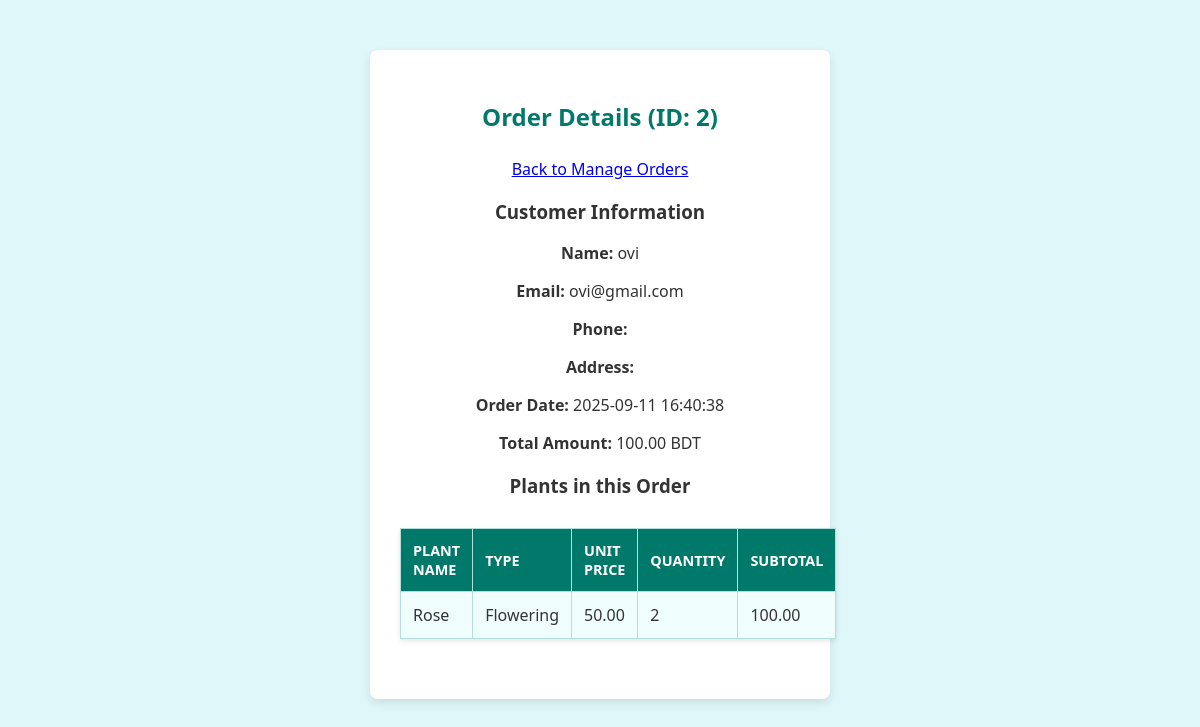
The page /view_order_details.php?order_id=2 (signed in) on the database its author committed.
### tables this page shows
CREATE TABLE `orders` (
  `OrderID` int(11) NOT NULL,
  `CustomerID` int(11) NOT NULL,
  `OrderDate` datetime DEFAULT current_timestamp(),
  `TotalAmount` decimal(10,2) NOT NULL,
  `PaymentMethod` varchar(50) NOT NULL,
  `Address` varchar(255) NOT NULL,
  `Phone` varchar(20) NOT NULL
);

CREATE TABLE `users` (
  `id` int(11) NOT NULL,
  `Name` varchar(100) DEFAULT NULL,
  `Email` varchar(100) NOT NULL,
  `Password` varchar(50) NOT NULL,
  `Phone` varchar(20) DEFAULT NULL,
  `Address` varchar(100) DEFAULT NULL
);

CREATE TABLE `orderdetails` (
  `OrderDetailID` int(11) NOT NULL,
  `OrderID` int(11) NOT NULL,
  `PlantID` int(11) NOT NULL,
  `Quantity` int(11) NOT NULL,
  `UnitPrice` decimal(10,2) NOT NULL
);

CREATE TABLE `plants` (
  `PlantID` int(11) NOT NULL,
  `Name` varchar(100) NOT NULL,
  `Type` varchar(50) DEFAULT NULL,
  `Price` decimal(10,2) DEFAULT NULL,
  `QuantityInStock` int(11) DEFAULT NULL
);

### view_order_details.php (the view, shortened to what this page needs)
<?php
include 'db.php';
$order_id = isset($_GET['order_id']) ? intval($_GET['order_id']) : 0;
$order_details = [];
$customer_info = [];
$total_amount = 0;
if ($order_id > 0) {
    $stmt = $conn->prepare("
        SELECT
            o.OrderID, o.OrderDate, o.TotalAmount,
            c.Name AS CustomerName, c.Email AS CustomerEmail, c.Phone AS CustomerPhone, c.Address AS CustomerAddress
        FROM Orders o
        JOIN Users c ON o.CustomerID = c.id
        WHERE o.OrderID = ?
    ");
    $stmt->bind_param("i", $order_id);
    $stmt->execute();
    $result = $stmt->get_result();
    if ($result->num_rows > 0) {
        $customer_info = $result->fetch_assoc();
        $total_amount = $customer_info['TotalAmount'];
    }
    $stmt = $conn->prepare("
        SELECT
            od.Quantity, od.UnitPrice,
            p.Name AS PlantName, p.Type AS PlantType
        FROM OrderDetails od
        JOIN Plants p ON od.PlantID = p.PlantID
        WHERE od.OrderID = ?
    ");
    $stmt->bind_param("i", $order_id);
    $stmt->execute();
    $order_details = $stmt->get_result()->fetch_all(MYSQLI_ASSOC);
} else {
    header("Location: manage_orders.php");
    exit();
}
?>
<!DOCTYPE html>
<html>
<head>
    <link rel="stylesheet" href="./Css 2.css">
</head>
<body>
    <div class="dashboard">
        <h2>Order Details (ID: <?= htmlspecialchars($order_id) ?>)</h2>
        <p><a href="manage_orders.php">Back to Manage Orders</a></p>
        <?php if (!empty($customer_info)): ?>
            <h3>Customer Information</h3>
            <p><strong>Name:</strong> <?= htmlspecialchars($customer_info['CustomerName']) ?></p>
            <p><strong>Email:</strong> <?= htmlspecialchars($customer_info['CustomerEmail']) ?></p>
            <p><strong>Phone:</strong> <?= htmlspecialchars($customer_info['CustomerPhone']) ?></p>
            <p><strong>Address:</strong> <?= htmlspecialchars($customer_info['CustomerAddress']) ?></p>
            <p><strong>Order Date:</strong> <?= htmlspecialchars($customer_info['OrderDate']) ?></p>
            <p><strong>Total Amount:</strong> <?= htmlspecialchars(number_format($total_amount, 2)) ?> BDT</p>
            <h3>Plants in this Order</h3>
            <?php if (!empty($order_details)): ?>
                <table>
                    <tr>
                        <th>Plant Name</th>
                        <th>Type</th>
                        <th>Unit Price</th>
                        <th>Quantity</th>
                        <th>Subtotal</th>
                    </tr>
                    <?php foreach ($order_details as $item): ?>
                        <tr>
                            <td><?= htmlspecialchars($item['PlantName']) ?></td>
                            <td><?= htmlspecialchars($item['PlantType']) ?></td>
                            <td><?= htmlspecialchars(number_format($item['UnitPrice'], 2)) ?></td>
                            <td><?= htmlspecialchars($item['Quantity']) ?></td>
                            <td><?= htmlspecialchars(number_format($item['UnitPrice'] * $item['Quantity'], 2)) ?></td>
                        </tr>
                    <?php endforeach; ?>
                </table>
            <?php else: ?>
                <p>No plants found for this order.</p>
            <?php endif; ?>
        <?php else: ?>
            <p class="error-message">Order not found or invalid ID.</p>
        <?php endif; ?>
    </div>
</body>
</html>

### Css 2.css (style rules this page uses)
body { font-family: 'Segoe UI', Tahoma, Geneva, Verdana, sans-serif; background: #e0f7fa; margin: 0; padding: 0; color: #333; }
.login-container, .dashboard, form { background-color: #ffffff; padding: 30px; border-radius: 8px; box-shadow: 0 4px 10px rgba(0, 0, 0, 0.1); width: 90%; max-width: 400px; margin: 50px auto; text-align: center; }
h2 { text-align: center; color: #00796b; margin-bottom: 25px; }
table { width: 90%; margin: 30px auto; border-collapse: collapse; background-color: #ffffff; box-shadow: 0 2px 5px rgba(0, 0, 0, 0.1); }
table, th, td { border: 1px solid #b2dfdb; padding: 12px; text-align: left; }
th { background-color: #00796b; color: white; font-weight: bold; text-transform: uppercase; font-size: 0.9em; }
tr:nth-child(even) { background-color: #f0fdfd; }

### rows shown on the page
orders: CustomerID.Name "ovi", CustomerID.Email "ovi@gmail.com", OrderDate "2025-09-11 16:40:38", TotalAmount "100.00"
orderdetails: PlantID.Name "Rose", PlantID.Type "Flowering", UnitPrice "50.00", Quantity "2", $item['UnitPrice'] * $item['Quantity'] "100.00"

### other values the page prints
$order_id "2"
